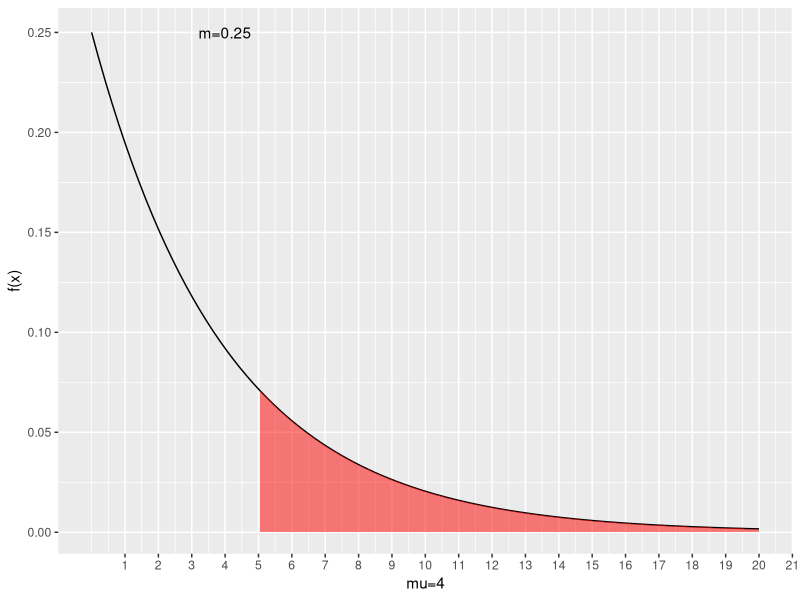

Here is the R script that generated this plot:
#page no:250
library(ggplot2)
x<-seq(0,20,length.out=100)
mu=4
e=2.718
m=1/mu
px=dexp(x,rate=m)
df<-data.frame(x=x,y=px)
x=5
p_5=(m*(e^(-m*x)))
print(paste("a.P>5 =",round(p_5,3)))
qplot(x,y,data=df,geom="line")+
  geom_ribbon(data=subset(df,x>=5 ),aes(ymax=y),ymin=0,
              fill="red",colour=NA,alpha=0.5)+
  scale_x_continuous(labels=as.character(seq(0:20)),breaks=seq(0:20))+
  annotate(geom="text",x=4,y=0.25,label=paste("m=0.25"))+
  labs(x= "mu=4", y="f(x)")
